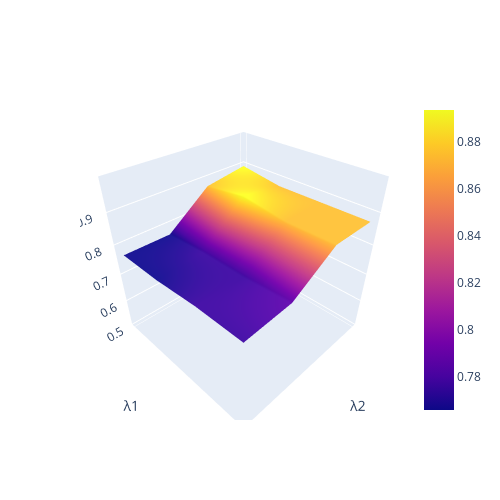

Source (notebook cell):
### Code cell
layout = go.Layout(
    scene=dict(xaxis = dict(
                    tickmode = 'array',
                    tickvals = [],
                    type='category',
                    title="λ2"
                ),
               yaxis = dict(
                    tickmode = 'array',
                    tickvals = [],
                    type='category',
                    title="λ1"
                ),
               zaxis = dict(
                    title="LEN fidelity",
                   range=[0.5, 1],
                   dtick=0.1
                )
              )
)
fig = go.Figure(data=[go.Surface(z=z, x=x, y=y)], layout=layout)
fig.update_layout(autosize=False, width=500, height=500, coloraxis_showscale=False)
fig.show()
#fig.write_image("hyper_surface_mutag.pdf")

### Figure 1 — Plotly figure (JSON) as saved in the notebook; plotly's stock layout.template omitted (floating-point values rounded to 4 significant figures)
{"data": [{"type": "surface", "x": [0.0009, 0.09, 0.9, 2], "y": [0.0009, 0.09, 0.9, 2], "z": [[0.8936, 0.8723, 0.766, 0.766], [0.8723, 0.8936, 0.7766, 0.766], [0.8723, 0.8723, 0.7766, 0.7766], [0.8723, 0.8723, 0.7872, 0.7766]]}], "layout": {"autosize": false, "coloraxis": {"showscale": false}, "height": 500, "scene": {"xaxis": {"tickmode": "array", "tickvals": [], "title": {"text": "λ2"}, "type": "category"}, "yaxis": {"tickmode": "array", "tickvals": [], "title": {"text": "λ1"}, "type": "category"}, "zaxis": {"dtick": 0.1, "range": [0.5, 1], "title": {"text": "LEN fidelity"}}}, "width": 500}}
